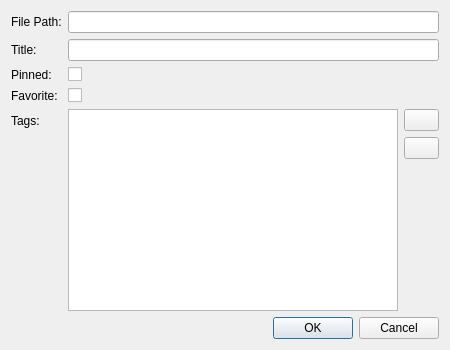
<?xml version="1.0" encoding="UTF-8"?>
<ui version="4.0">
 <class>ElementDialog</class>
 <widget class="QDialog" name="ElementDialog">
  <property name="geometry">
   <rect>
    <x>0</x>
    <y>0</y>
    <width>450</width>
    <height>350</height>
   </rect>
  </property>
  <property name="sizePolicy">
   <sizepolicy hsizetype="Fixed" vsizetype="Fixed">
    <horstretch>0</horstretch>
    <verstretch>0</verstretch>
   </sizepolicy>
  </property>
  <property name="minimumSize">
   <size>
    <width>450</width>
    <height>350</height>
   </size>
  </property>
  <property name="maximumSize">
   <size>
    <width>450</width>
    <height>350</height>
   </size>
  </property>
  <property name="windowTitle">
   <string>Element Dialog</string>
  </property>
  <property name="modal">
   <bool>true</bool>
  </property>
  <layout class="QFormLayout" name="formLayout">
   <item row="0" column="0">
    <widget class="QLabel" name="filePathLabel">
     <property name="text">
      <string>File Path:</string>
     </property>
    </widget>
   </item>
   <item row="1" column="0">
    <widget class="QLabel" name="titleLabel">
     <property name="text">
      <string>Title:</string>
     </property>
    </widget>
   </item>
   <item row="1" column="1">
    <widget class="QLineEdit" name="m_title"/>
   </item>
   <item row="2" column="0">
    <widget class="QLabel" name="pinnedLabel">
     <property name="text">
      <string>Pinned:</string>
     </property>
    </widget>
   </item>
   <item row="2" column="1">
    <widget class="QCheckBox" name="m_pinned"/>
   </item>
   <item row="3" column="0">
    <widget class="QLabel" name="favoriteLabel">
     <property name="text">
      <string>Favorite:</string>
     </property>
    </widget>
   </item>
   <item row="3" column="1">
    <widget class="QCheckBox" name="m_favorited"/>
   </item>
   <item row="4" column="0">
    <widget class="QLabel" name="tagsLabel">
     <property name="text">
      <string>Tags:</string>
     </property>
    </widget>
   </item>
   <item row="4" column="1">
    <layout class="QHBoxLayout" name="horizontalLayout">
     <item>
      <widget class="TagsWidget" name="m_tags"/>
     </item>
     <item>
      <layout class="QVBoxLayout" name="verticalLayout">
       <item>
        <widget class="QPushButton" name="m_addTag">
         <property name="maximumSize">
          <size>
           <width>35</width>
           <height>16777215</height>
          </size>
         </property>
         <property name="toolTip">
          <string>Add a tag</string>
         </property>
         <property name="text">
          <string/>
         </property>
         <property name="icon">
          <iconset resource="../deeptags.qrc">
           <normaloff>:/images/add.png</normaloff>:/images/add.png</iconset>
         </property>
        </widget>
       </item>
       <item>
        <widget class="QPushButton" name="m_delTag">
         <property name="maximumSize">
          <size>
           <width>35</width>
           <height>16777215</height>
          </size>
         </property>
         <property name="toolTip">
          <string>Delete a tag</string>
         </property>
         <property name="text">
          <string/>
         </property>
         <property name="icon">
          <iconset resource="../deeptags.qrc">
           <normaloff>:/images/delete.png</normaloff>:/images/delete.png</iconset>
         </property>
        </widget>
       </item>
       <item>
        <spacer name="verticalSpacer">
         <property name="orientation">
          <enum>Qt::Vertical</enum>
         </property>
         <property name="sizeHint" stdset="0">
          <size>
           <width>20</width>
           <height>40</height>
          </size>
         </property>
        </spacer>
       </item>
      </layout>
     </item>
    </layout>
   </item>
   <item row="5" column="1">
    <widget class="QDialogButtonBox" name="buttons">
     <property name="standardButtons">
      <set>QDialogButtonBox::Cancel|QDialogButtonBox::Ok</set>
     </property>
    </widget>
   </item>
   <item row="0" column="1">
    <widget class="QLineEdit" name="m_path">
     <property name="readOnly">
      <bool>true</bool>
     </property>
    </widget>
   </item>
  </layout>
 </widget>
 <customwidgets>
  <customwidget>
   <class>TagsWidget</class>
   <extends>QListWidget</extends>
   <header>elementdialog.h</header>
  </customwidget>
 </customwidgets>
 <resources>
  <include location="../deeptags.qrc"/>
 </resources>
 <connections/>
</ui>
